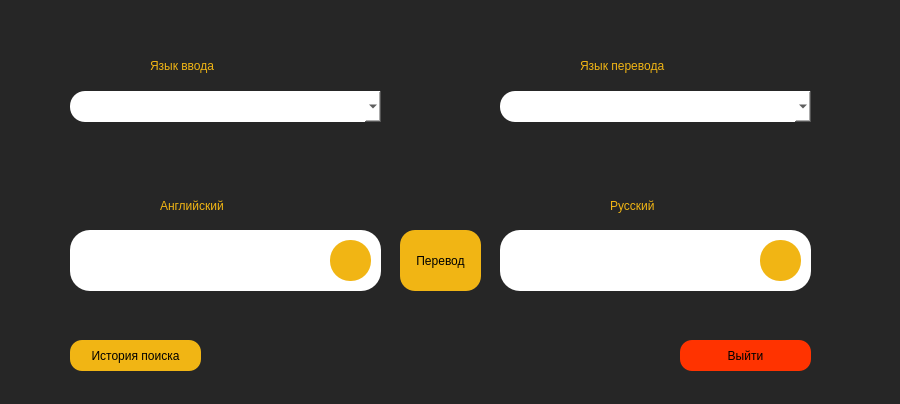
<?xml version="1.0" encoding="UTF-8"?>
<ui version="4.0">
 <class>Dialog</class>
 <widget class="QDialog" name="Dialog">
  <property name="geometry">
   <rect>
    <x>0</x>
    <y>0</y>
    <width>900</width>
    <height>404</height>
   </rect>
  </property>
  <property name="windowTitle">
   <string>Dialog</string>
  </property>
  <property name="styleSheet">
   <string notr="true">background-color: rgb(65, 166, 169);
background-color: rgb(38, 38, 38);
</string>
  </property>
  <widget class="QLineEdit" name="lineEdit">
   <property name="geometry">
    <rect>
     <x>70</x>
     <y>230</y>
     <width>311</width>
     <height>61</height>
    </rect>
   </property>
   <property name="styleSheet">
    <string notr="true">border-radius: 20px;
font: 10pt &quot;Roboto&quot;;
background-color: rgb(255, 255, 255);

</string>
   </property>
  </widget>
  <widget class="QLineEdit" name="lineEdit_2">
   <property name="geometry">
    <rect>
     <x>500</x>
     <y>230</y>
     <width>311</width>
     <height>61</height>
    </rect>
   </property>
   <property name="styleSheet">
    <string notr="true">border-radius: 20px;
font: 87 8pt &quot;Roboto Black&quot;;
background-color: rgb(255, 255, 255);
selection-color: yellow;
</string>
   </property>
  </widget>
  <widget class="QLabel" name="label_2">
   <property name="geometry">
    <rect>
     <x>160</x>
     <y>190</y>
     <width>151</width>
     <height>31</height>
    </rect>
   </property>
   <property name="styleSheet">
    <string notr="true">font: 87 14pt &quot;Roboto Black&quot;;

color: rgb(241, 181, 20);
</string>
   </property>
   <property name="text">
    <string>Английский</string>
   </property>
  </widget>
  <widget class="QLabel" name="label_3">
   <property name="geometry">
    <rect>
     <x>610</x>
     <y>190</y>
     <width>151</width>
     <height>31</height>
    </rect>
   </property>
   <property name="styleSheet">
    <string notr="true">color: rgb(241, 181, 20);

font: 87 14pt &quot;Roboto Black&quot;;</string>
   </property>
   <property name="text">
    <string>Русский</string>
   </property>
  </widget>
  <widget class="QComboBox" name="comboBox">
   <property name="geometry">
    <rect>
     <x>70</x>
     <y>91</y>
     <width>311</width>
     <height>31</height>
    </rect>
   </property>
   <property name="cursor">
    <cursorShape>PointingHandCursor</cursorShape>
   </property>
   <property name="styleSheet">
    <string notr="true">border-radius: 15px;
font: 87 9pt &quot;Roboto Black&quot;;
background-color: rgb(255, 255, 255);</string>
   </property>
  </widget>
  <widget class="QLabel" name="label_4">
   <property name="geometry">
    <rect>
     <x>150</x>
     <y>50</y>
     <width>161</width>
     <height>31</height>
    </rect>
   </property>
   <property name="styleSheet">
    <string notr="true">font: 87 14pt &quot;Roboto Black&quot;;
color: rgb(241, 181, 20);</string>
   </property>
   <property name="text">
    <string>Язык ввода</string>
   </property>
  </widget>
  <widget class="QComboBox" name="comboBox_2">
   <property name="geometry">
    <rect>
     <x>500</x>
     <y>91</y>
     <width>311</width>
     <height>31</height>
    </rect>
   </property>
   <property name="cursor">
    <cursorShape>PointingHandCursor</cursorShape>
   </property>
   <property name="styleSheet">
    <string notr="true">border-radius: 15px;
font: 87 9pt &quot;Roboto Black&quot;;
background-color: rgb(255, 255, 255);</string>
   </property>
  </widget>
  <widget class="QLabel" name="label_5">
   <property name="geometry">
    <rect>
     <x>580</x>
     <y>50</y>
     <width>161</width>
     <height>31</height>
    </rect>
   </property>
   <property name="styleSheet">
    <string notr="true">font: 87 14pt &quot;Roboto Black&quot;;
color: rgb(241, 181, 20);
</string>
   </property>
   <property name="text">
    <string>Язык перевода</string>
   </property>
  </widget>
  <widget class="QPushButton" name="pushButton_3">
   <property name="geometry">
    <rect>
     <x>70</x>
     <y>340</y>
     <width>131</width>
     <height>31</height>
    </rect>
   </property>
   <property name="cursor">
    <cursorShape>PointingHandCursor</cursorShape>
   </property>
   <property name="styleSheet">
    <string notr="true">border-radius: 12px;
font: 87 9pt &quot;Roboto Black&quot;;
background-color: rgb(241, 181, 20);</string>
   </property>
   <property name="text">
    <string>История поиска</string>
   </property>
  </widget>
  <widget class="QPushButton" name="pushButton_4">
   <property name="geometry">
    <rect>
     <x>680</x>
     <y>340</y>
     <width>131</width>
     <height>31</height>
    </rect>
   </property>
   <property name="cursor">
    <cursorShape>PointingHandCursor</cursorShape>
   </property>
   <property name="styleSheet">
    <string notr="true">border-radius: 12px;
background-color: rgb(255, 51, 0);

font: 87 9pt &quot;Roboto Black&quot;;
</string>
   </property>
   <property name="text">
    <string>Выйти</string>
   </property>
  </widget>
  <widget class="QLabel" name="label_6">
   <property name="geometry">
    <rect>
     <x>520</x>
     <y>240</y>
     <width>281</width>
     <height>41</height>
    </rect>
   </property>
   <property name="styleSheet">
    <string notr="true">border-radius: 20px;
font: 10pt &quot;Roboto&quot;;
background-color: rgb(255, 255, 255);
</string>
   </property>
   <property name="text">
    <string/>
   </property>
  </widget>
  <widget class="QPushButton" name="pushButton_6">
   <property name="geometry">
    <rect>
     <x>400</x>
     <y>230</y>
     <width>81</width>
     <height>61</height>
    </rect>
   </property>
   <property name="cursor">
    <cursorShape>PointingHandCursor</cursorShape>
   </property>
   <property name="styleSheet">
    <string notr="true">border-radius: 15px;
background-color: rgb(241, 181, 20);

font: 87 8pt &quot;Segoe UI Black&quot;;
</string>
   </property>
   <property name="text">
    <string>Перевод</string>
   </property>
  </widget>
  <widget class="QPushButton" name="pushButton_2">
   <property name="geometry">
    <rect>
     <x>760</x>
     <y>240</y>
     <width>41</width>
     <height>41</height>
    </rect>
   </property>
   <property name="font">
    <font>
     <kerning>true</kerning>
    </font>
   </property>
   <property name="cursor">
    <cursorShape>PointingHandCursor</cursorShape>
   </property>
   <property name="styleSheet">
    <string notr="true">background-image:url();
border-radius: 20px;
background-color: rgb(241, 181, 20);</string>
   </property>
   <property name="text">
    <string/>
   </property>
   <property name="icon">
    <iconset>
     <normaloff>din.png</normaloff>din.png</iconset>
   </property>
   <property name="checkable">
    <bool>false</bool>
   </property>
  </widget>
  <widget class="QPushButton" name="pushButton_7">
   <property name="geometry">
    <rect>
     <x>330</x>
     <y>240</y>
     <width>41</width>
     <height>41</height>
    </rect>
   </property>
   <property name="font">
    <font>
     <kerning>true</kerning>
    </font>
   </property>
   <property name="cursor">
    <cursorShape>PointingHandCursor</cursorShape>
   </property>
   <property name="styleSheet">
    <string notr="true">background-image:url();
border-radius: 20px;
background-color: rgb(241, 181, 20);</string>
   </property>
   <property name="text">
    <string/>
   </property>
   <property name="icon">
    <iconset>
     <normaloff>din.png</normaloff>din.png</iconset>
   </property>
   <property name="checkable">
    <bool>false</bool>
   </property>
  </widget>
 </widget>
 <resources/>
 <connections/>
</ui>
